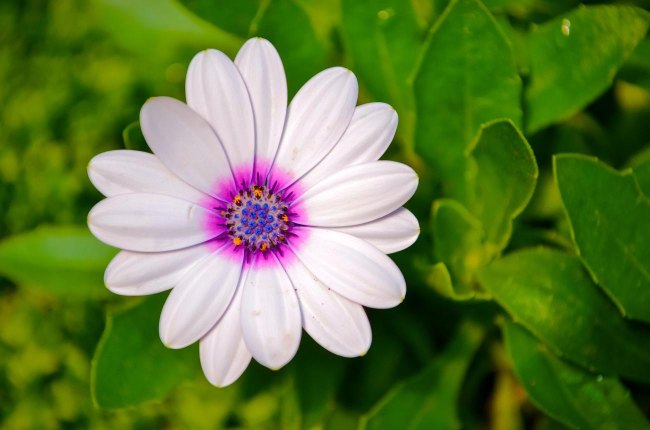
#> input picture flower.jpeg, 1299 x 860 px, given in place of the camera (shown at 1/2 size)
$ python exp36.py
#> lines starting #> are read from the running program, lines starting #| are printed output that depends on the picture; after the words box and inside, x2 and y2 are one past the last pixel; in counts of white or black regions, pixels touching at a corner belong together
import cv2
import numpy as np

# Open webcam
cap = cv2.VideoCapture(0, cv2.CAP_DSHOW)

if not cap.isOpened():
    print("Camera not found!")
    exit()

print("Camera started successfully!")
print("Press Q to exit")

while True:

    ret, frame = cap.read()
#> frame is the input picture: shape (860, 1299, 3); mean B, G, R 60.4, 123.8, 99.4

    if not ret or frame is None:
        print("Cannot capture video")
        break

    # Resize frame
    frame = cv2.resize(frame, (640, 480))
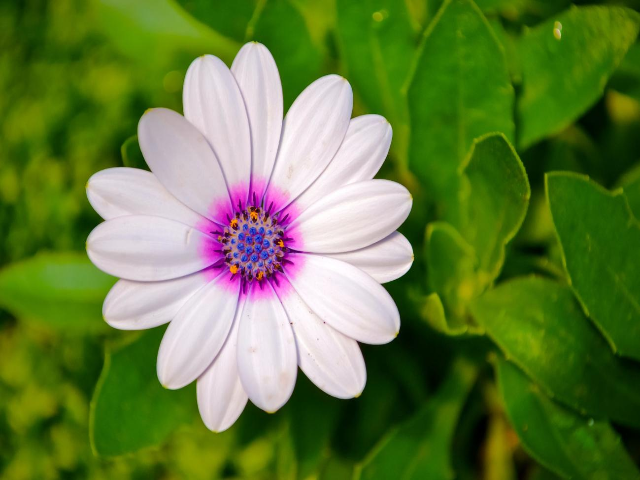
#> frame: shape (480, 640, 3); mean B, G, R 60.3, 123.7, 99.3

    # Convert to HSV
    hsv = cv2.cvtColor(frame, cv2.COLOR_BGR2HSV)
#> hsv: shape (480, 640, 3); mean H, S, V 71.9, 189.1, 130.3

    # Green colour range
    lower_green = np.array([35, 40, 40])
    upper_green = np.array([85, 255, 255])

    # Create mask
    mask = cv2.inRange(hsv, lower_green, upper_green)
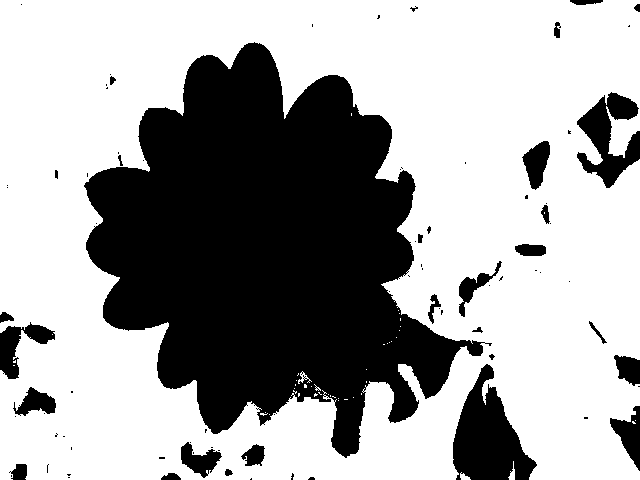
#> mask: shape (480, 640); 64.6% white; 84 black regions (55 under 20 px), largest, box (x1, y1, x2, y2) and area: (84, 42, 492, 458) 92824, (453, 364, 537, 480) 5391, (577, 92, 640, 188) 3002

    # Remove noise
    mask = cv2.medianBlur(mask, 5)
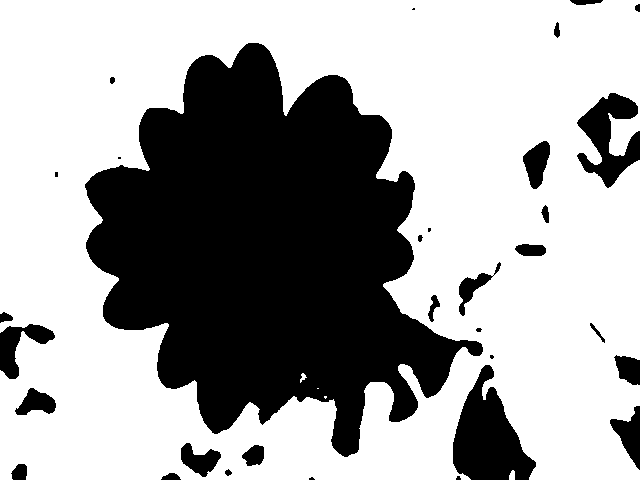
#> mask: shape (480, 640); 64.6% white; 32 black regions (8 under 20 px), largest, box (x1, y1, x2, y2) and area: (85, 43, 483, 457) 92973, (453, 365, 536, 480) 5382, (577, 93, 640, 188) 3012

    # Extract green background
    result = cv2.bitwise_and(frame, frame, mask=mask)
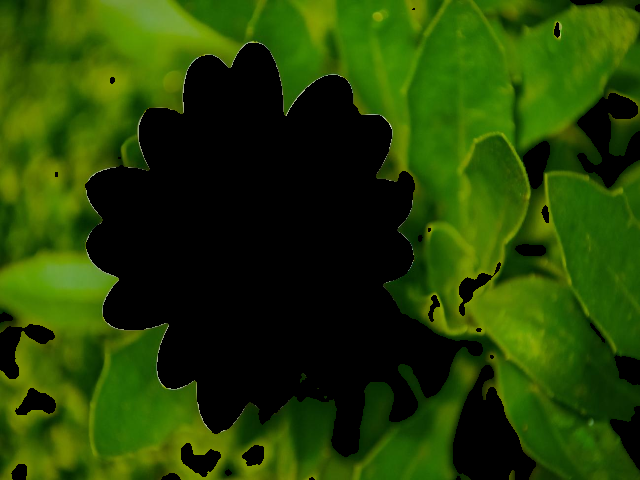
#> result: shape (480, 640, 3); mean B, G, R 1.7, 65.4, 36.2

    # Display windows
    cv2.imshow("Original Webcam", frame)
    cv2.imshow("Detected Green Background", result)
    cv2.imshow("Background Mask", mask)

    key = cv2.waitKey(1) & 0xFF
#> (key q is pressed here)

    if key == ord('q'):
        break

cap.release()
cv2.destroyAllWindows()
